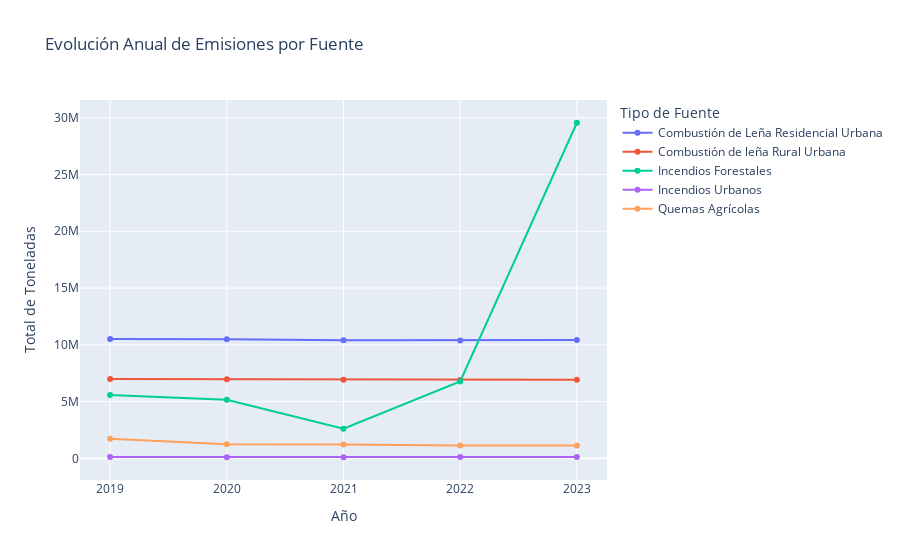

Notebook cell for this chart:
### Markdown cell above
#### 5. ¿Podemos inferir la estacionalidad a través de las fuentes?
Dado que no tenemos datos mensuales, no podemos ver directamente los datos de de invierno o verano. Sin embargo, podemos graficar la evolución anual de las fuentes por separado. Podriamos esperar que Combustión de leña sea una variable importante del invierno e Incendios forestales del verano.

### Code cell
# Agrupamos por año y tipo de fuente
emisiones_anual_fuente = df_total.groupby(['ano', 'tipo_fuente'])['cantidad_toneladas'].sum().reset_index()

# Gráfico de líneas con un color para cada fuente
fig_estacional = px.line(
    emisiones_anual_fuente,
    x='ano',
    y='cantidad_toneladas',
    color='tipo_fuente', # Magia aquí: una línea por cada tipo de fuente
    title='Evolución Anual de Emisiones por Fuente',
    labels={'cantidad_toneladas': 'Total de Toneladas', 'ano': 'Año', 'tipo_fuente': 'Tipo de Fuente'},
    markers=True
)

fig_estacional.update_xaxes(dtick=1)
fig_estacional.show()

# Guarda la figura como imagen para mostrar en el notebook de Github 
fig_estacional.write_image("img/evolucion_anual__emisiones_por_fuente.png", width=1200, height=300, scale=2)
Image(filename="img/evolucion_anual__emisiones_por_fuente.png")

### Figure 1 — Plotly figure (JSON) as saved in the notebook; plotly's stock layout.template omitted (floating-point values rounded to 4 significant figures)
{"data": [{"hovertemplate": "Tipo de Fuente=Combustión de Leña Residencial Urbana<br>Año=%{x}<br>Total de Toneladas=%{y}<extra></extra>", "legendgroup": "Combustión de Leña Residencial Urbana", "line": {"color": "#636efa", "dash": "solid"}, "marker": {"symbol": "circle"}, "mode": "lines+markers", "name": "Combustión de Leña Residencial Urbana", "orientation": "v", "showlegend": true, "type": "scatter", "x": [2019, 2020, 2021, 2022, 2023], "xaxis": "x", "y": [10500000.0, 10490000.0, 10400000.0, 10390000.0, 10420000.0], "yaxis": "y"}, {"hovertemplate": "Tipo de Fuente=Combustión de leña Rural Urbana<br>Año=%{x}<br>Total de Toneladas=%{y}<extra></extra>", "legendgroup": "Combustión de leña Rural Urbana", "line": {"color": "#EF553B", "dash": "solid"}, "marker": {"symbol": "circle"}, "mode": "lines+markers", "name": "Combustión de leña Rural Urbana", "orientation": "v", "showlegend": true, "type": "scatter", "x": [2019, 2020, 2021, 2022, 2023], "xaxis": "x", "y": [6995000.0, 6976000.0, 6914000.0, 6901000.0, 6917000.0], "yaxis": "y"}, {"hovertemplate": "Tipo de Fuente=Incendios Forestales<br>Año=%{x}<br>Total de Toneladas=%{y}<extra></extra>", "legendgroup": "Incendios Forestales", "line": {"color": "#00cc96", "dash": "solid"}, "marker": {"symbol": "circle"}, "mode": "lines+markers", "name": "Incendios Forestales", "orientation": "v", "showlegend": true, "type": "scatter", "x": [2019, 2020, 2021, 2022, 2023], "xaxis": "x", "y": [5588000.0, 5153000.0, 2613000.0, 6778000.0, 29560000.0], "yaxis": "y"}, {"hovertemplate": "Tipo de Fuente=Incendios Urbanos<br>Año=%{x}<br>Total de Toneladas=%{y}<extra></extra>", "legendgroup": "Incendios Urbanos", "line": {"color": "#ab63fa", "dash": "solid"}, "marker": {"symbol": "circle"}, "mode": "lines+markers", "name": "Incendios Urbanos", "orientation": "v", "showlegend": true, "type": "scatter", "x": [2019, 2020, 2021, 2022, 2023], "xaxis": "x", "y": [122100.0, 99070.0, 103500.0, 118500.0, 120000.0], "yaxis": "y"}, {"hovertemplate": "Tipo de Fuente=Quemas Agrícolas<br>Año=%{x}<br>Total de Toneladas=%{y}<extra></extra>", "legendgroup": "Quemas Agrícolas", "line": {"color": "#FFA15A", "dash": "solid"}, "marker": {"symbol": "circle"}, "mode": "lines+markers", "name": "Quemas Agrícolas", "orientation": "v", "showlegend": true, "type": "scatter", "x": [2019, 2020, 2021, 2022, 2023], "xaxis": "x", "y": [1721000.0, 1254000.0, 1217000.0, 1132000.0, 1141000.0], "yaxis": "y"}], "layout": {"legend": {"title": {"text": "Tipo de Fuente"}, "tracegroupgap": 0}, "title": {"text": "Evolución Anual de Emisiones por Fuente"}, "xaxis": {"anchor": "y", "domain": [0, 1], "dtick": 1, "title": {"text": "Año"}}, "yaxis": {"anchor": "x", "domain": [0, 1], "title": {"text": "Total de Toneladas"}}}}
